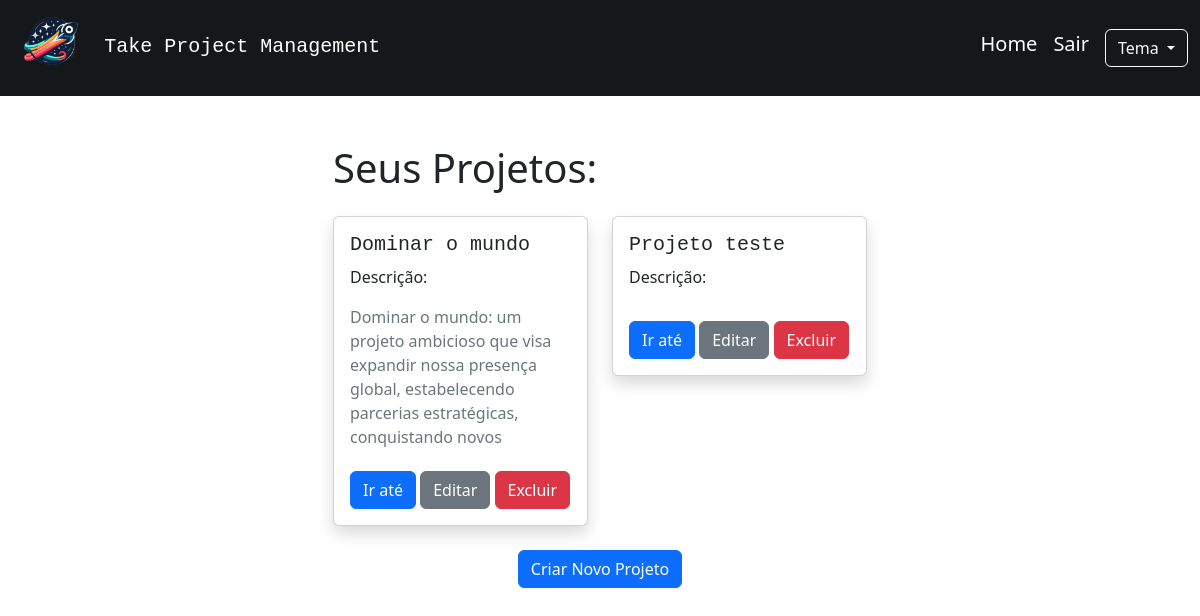
The page / (signed in) on the database as committed earlier.
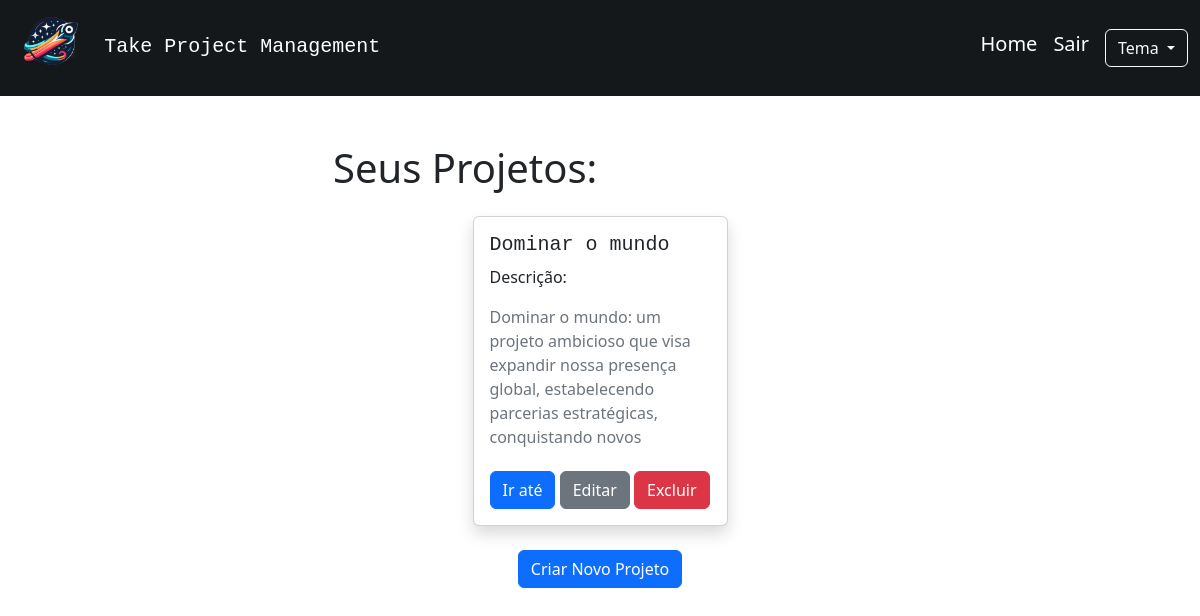
The same page on the database as committed later.
### app.py (models this page shows, shortened)
class Projeto(db.Model):
    __tablename__ = 'projeto'
    id = db.Column(db.Integer, primary_key=True)
    nome_projeto = db.Column(db.String(80), nullable=False)
    descricao_projeto = db.Column(db.String())
    usuario_id = db.Column(db.Integer, db.ForeignKey('usuario.id'), nullable=False)
    usuario = db.relationship('Usuario', backref=db.backref('projetos', lazy=True))
    tarefas = db.relationship('Tarefa', backref='projeto_rel', cascade="all, delete-orphan", lazy=True)

### app.py (the view)
@app.route('/')
def index():
    if 'usuario_id' in session:
        projetos = Projeto.query.filter_by(usuario_id=session['usuario_id']).all()
        return render_template('index.html', projetos=projetos)
    return render_template('index.html')

### templates/index.html (shortened to what the changed rows need)
{% extends 'base.html' %}
{% block content %}
    {% if not 'usuario_id' in session %}
        <div class="container">
            <div class="row justify-content-center">
                <div class="col-md-4">
                    <div id="login-popup" class="shadow p-3 mb-5 bg-body-tertiary rounded">
                        <form method="POST" action="{{ url_for('entrar') }}" class="form-container">
                            <h2 class="font-monospace">Entrar</h2>
                            <hr>
                            <div class="form-group mt-1">
                                <label for="email" class="form-label">Email:</label>
                                <input type="email" name="email" id="email" class="form-control" required>
                            </div>
                            <div class="form-group mt-1">
                                <label for="senha" class="form-label">Senha:</label>
                                <input type="password" name="senha" id="senha" class="form-control" required>
                            </div>
                            <button type="submit" class="btn btn-primary mt-3">Enviar</button>
                        </form>
                    </div>
                </div>
                <div class="col-md-4">
                    <div id="register-popup" class="shadow p-3 mb-5 bg-body-tertiary rounded">
                        <form method="POST" action="{{ url_for('registrar') }}" class="form-container">
                            <h2 class="font-monospace">Registro</h2>
                            <hr>
                            <div class="form-group mt-1">
                                <label for="nome" class="form-label">Nome de usuário:</label>
                                <input type="text" name="nome" id="nome" class="form-control" required>
                            </div>
                            <div class="form-group mt-1">
                                <label for="email" class="form-label">Email:</label>
                                <input type="email" name="email" id="email" class="form-control" required>
                            </div>
                            <div class="form-group mt-1">
                                <label for="senha" class="form-label">Senha:</label>
                                <input type="password" name="senha" id="senha" class="form-control" required>
                            </div>
                            <button type="submit" class="btn btn-primary mt-3">Enviar</button>
                        </form>
                    </div>
                </div>
            </div>
        </div>
    {% else %}
        <div class="container">
            <div class="row justify-content-center">
                <div class="col-md-6">
                    <h1 class="mb-4">Seus Projetos: </h1>
                    <div class="row row-cols-1 row-cols-md-2 g-4 justify-content-center">
                        {% for projeto in projetos %}
                            <div class="col">
                                <div class="card shadow">
                                    <div class="card-body">
                                        <h5 class="card-title font-monospace">{{ projeto.nome_projeto }}</h5>
                                        <p class="mt-2">Descrição:</p>
                                        <p class="card-text text-secondary" style="max-height: 150px; overflow-y: auto;">{% if projeto.descricao_projeto != None %} {{ projeto.descricao_projeto }} {% endif %}</p>
                                        <a href="/projeto/{{ projeto.id }}" class="btn btn-primary">Ir até</a>
                                        <button type="button" class="btn btn-secondary" data-bs-toggle="modal" data-bs-target="#modalEditarProjeto{{ projeto.id }}">
                                            Editar
                                        </button>
                                        <button type="button" class="btn btn-danger" data-bs-toggle="modal" data-bs-target="#modalExcluirProjeto{{ projeto.id }}">
                                            Excluir
                                        </button>
                                    </div>
                                </div>
                            </div>
                        {% endfor %}
                    </div>
                </div>
            </div>
        </div>
    {% endif %}
{% endblock %}

Rows that differ between the two databases and show on the page:
no longer on this page (row edited): Projeto: nome_projeto "Projeto teste"
